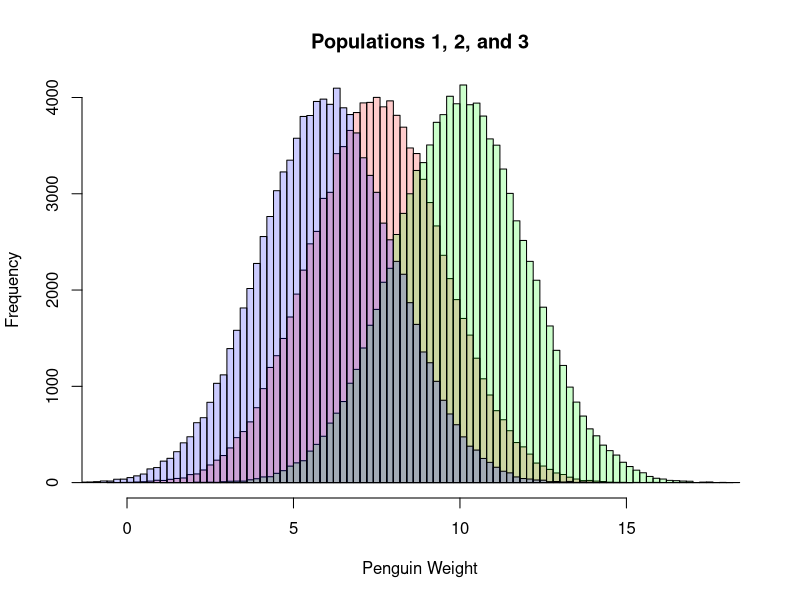
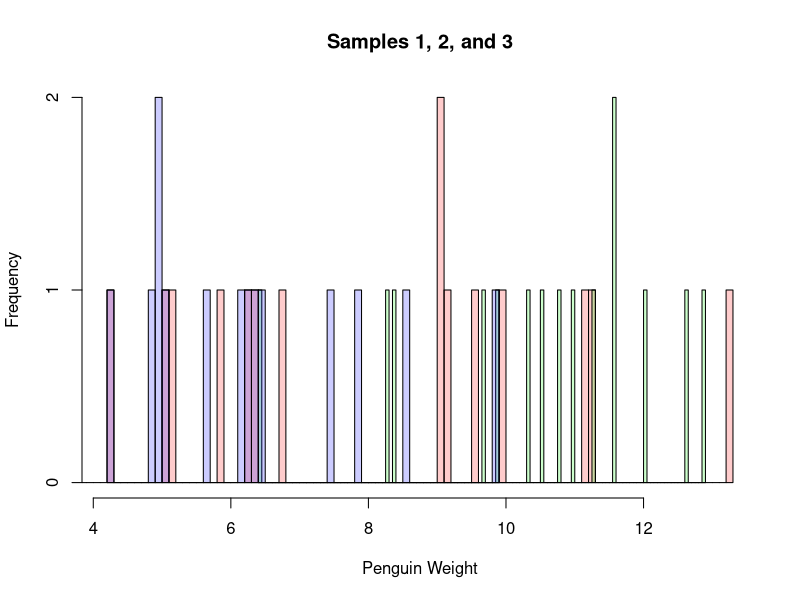
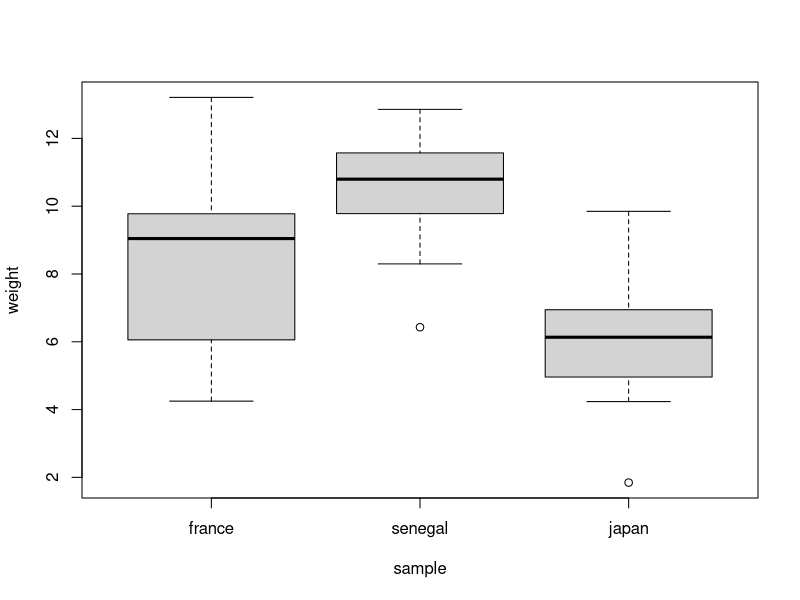
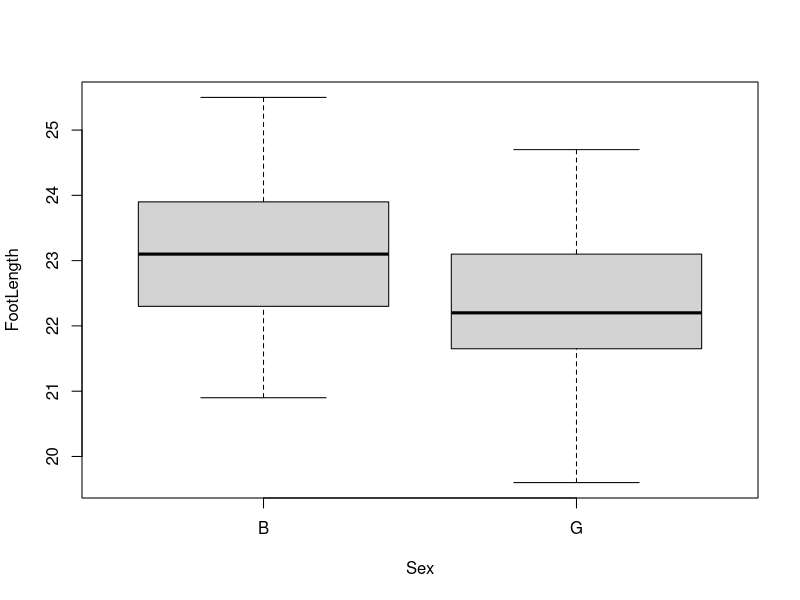
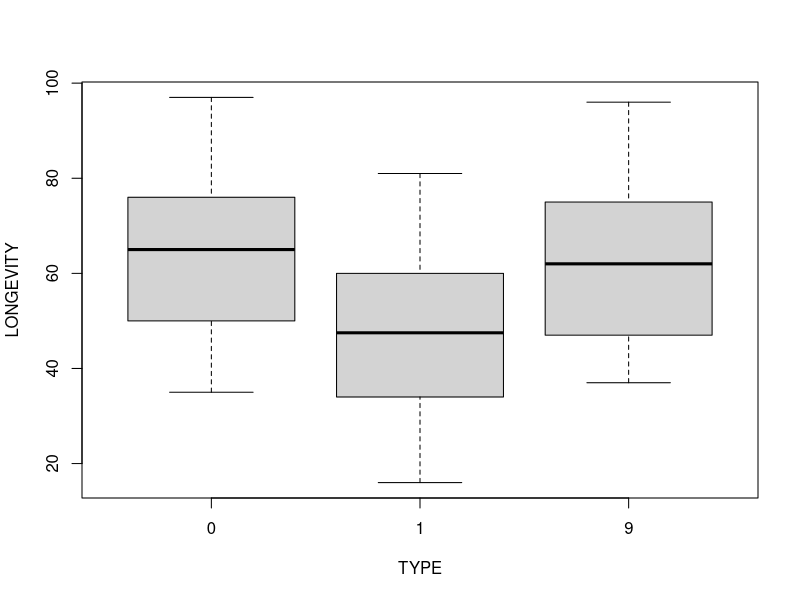

The R source for these figures, in order:
## ---- chunk 1
knitr::opts_chunk$set(echo = TRUE)
## ---- chunk 2
library(reshape)
## ---- chunk 3
sample_size <- 15

population1 <- rnorm(100000, mean = 7.5, sd = 2)
population2 <- rnorm(100000, mean = 10, sd = 2)
population3 <- rnorm(100000, mean = 6, sd = 2)

hist(population1, breaks=100, col=rgb(1,0,0,0.2), main='', xlab = 'Penguin Weight')
hist(population2, breaks=100,  add=TRUE, col=rgb(0,1,0,0.2))
hist(population3, breaks=100,  add=TRUE, col=rgb(0,0,1,0.2))
title('Populations 1, 2, and 3')
## ---- chunk 4


france <- sample(population1, sample_size)
senegal <- sample(population2, sample_size)
japan <- sample(population3, sample_size)

hist(france, breaks=100, col=rgb(1,0,0,0.2), main='', xlab='Penguin Weight')
hist(senegal, breaks=100,  add=TRUE, col=rgb(0,1,0,0.2))
hist(japan, breaks=100,  add=TRUE, col=rgb(0,0,1,0.2))
title('Samples 1, 2, and 3')

data <-data.frame(cbind(france,senegal,japan))
data<-melt(data, id.vars=c())
colnames(data) <- c('sample', 'weight')
data$sample<-factor(data$sample)
head(data)
tail(data)
## ---- chunk 5
boxplot(weight ~ sample, data = data)
## ---- chunk 6
result <- aov(weight ~ sample, data = data)
summary(result)
## ---- chunk 7
result <- lm(weight ~ sample, data = data)
summary(result)
## ---- chunk 8
contrasts(data$sample) <- contr.sum(n = 3)
result <- lm(weight ~ sample, data = data)
summary(result)
## ---- chunk 9
data
model.matrix(result)
## ---- chunk 10
# Fitted coefficients
result$coefficients

all_data <- c(france, senegal, japan)
grand_mean <- mean(all_data)
mean_senegal <- mean(senegal)
mean_france <- mean(france)

delta1 <- mean_france - grand_mean
delta2 <- mean_senegal - grand_mean


# Japan is reference == assumed to be grand mean

c(grand_mean, delta1, delta2)

## ---- chunk 11
library(tidyverse)
feet <- read_csv('data/feet.csv')
head(feet)
## ---- chunk 12
model <- lm(FootLength ~ Sex, data = feet)
summary(model)
## ---- chunk 13
boxplot(FootLength ~ Sex, data = feet)
## ---- chunk 14
flies <- read_csv('data/flies.csv')
head(flies)

model <- lm(LONGEVITY ~ TYPE, data = flies)
summary(model)
## ---- chunk 15
boxplot(LONGEVITY ~ TYPE, data = flies)
